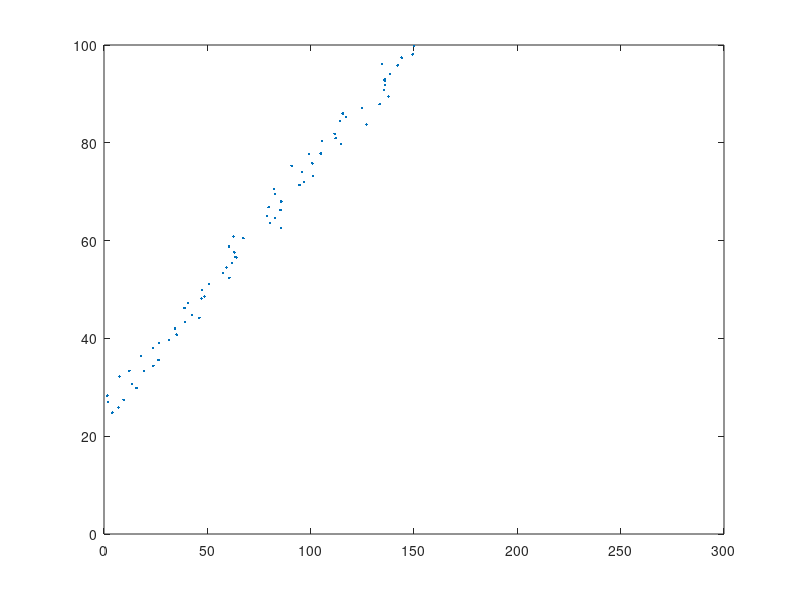

Reproduce this figure in MATLAB.
%% Modified Hough Transform

t = linspace(0,100) + rand(1,100);
s = 2*t - 50 + 5*randn(1,100);
plot(s,t, '.')
xlim([0,300])
ylim([0,100])

